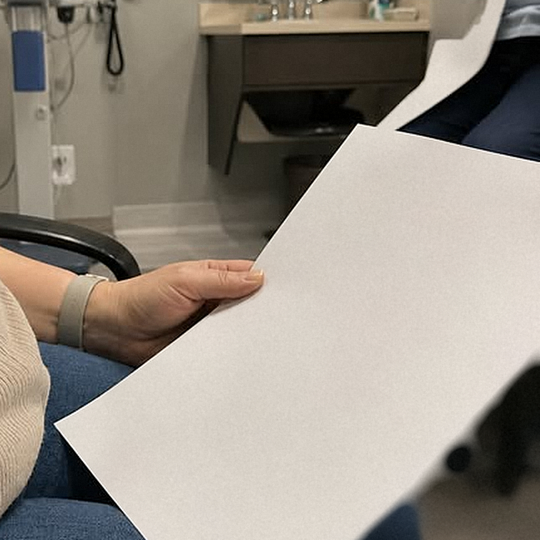
#> input picture marca/tof-ref01-escena.png, 1080 x 1080 px (shown at 1/2 size)
$ python componer-texto-escena.py ref01 marca/tof-ref01-escena.png out.png
#> lines starting #> are read from the running program, lines starting #| are printed output that depends on the picture; after the words box and inside, x2 and y2 are one past the last pixel; in counts of white or black regions, pixels touching at a corner belong together
"""Compone texto dentro de una escena (hoja, etiqueta, pantalla) con homografía.

Uso:
  python3 componer-texto-escena.py ref01 marca/tof-ref01-escena.png salida.png [--corners x1,y1,x2,y2,x3,y3,x4,y4]
                                   [--blur 0.8] [--blur-ramp x0,y0,x1,y1,s1] [--debug debug.png]

Las esquinas van en orden: arriba-izq, arriba-der, abajo-der, abajo-izq DE LA HOJA
(según cómo se lee el texto, no según la imagen). Sin --corners intenta detectar el
cuadrilátero claro más grande.

El texto se renderiza plano, se proyecta con cv2.warpPerspective y se mezcla
multiplicando por la luz de la propia hoja (sombras, gradientes). Solo se pinta
donde el píxel parece papel, así los dedos que tapan la hoja quedan encima.
"""
import argparse
import sys

import cv2
import numpy as np
from PIL import Image, ImageDraw, ImageFont

FONT_DIR = '/usr/share/fonts/truetype/liberation/'
F_REG = FONT_DIR + 'LiberationSans-Regular.ttf'
F_BOLD = FONT_DIR + 'LiberationSans-Bold.ttf'


def font(size, bold=False):
    return ImageFont.truetype(F_BOLD if bold else F_REG, size)


# ---------- layouts planos (RGBA, fondo transparente) ----------

def illegible_lines(d, rng, x0, y, x1, n, fill, h=14, gap=38, bullet=None):
    """Renglones de texto ilegible (bloques redondeados), como letra chica desenfocada."""
    for _ in range(n):
        x = x0
        if bullet:
            d.ellipse((x0, y, x0 + 12, y + 12), fill=bullet)
            x = x0 + 30
        lim = x1 - int(rng.integers(0, 220))
        while True:
            ww = int(rng.integers(25, 120))
            if x + ww > lim:
                break
            d.rounded_rectangle((x, y, x + ww, y + h), h // 2, fill=fill)
            x += ww + 12
        y += gap
    return y


def layout_ref01():
    """Hoja de resultados tamaño carta: 'Resultado: pre diabetes'.

    Acomodada a la foto de ref-01: la esquina superior derecha sale de cuadro, el
    pulgar tapa el margen izquierdo entre y≈720 y y≈1000 y la mitad de abajo se
    curva hacia la cámara. Por eso todo lo legible va arriba (y < 700) y abajo
    solo quedan renglones ilegibles.
    """
    W, H = 1275, 1650  # carta a 150 dpi
    img = Image.new('RGBA', (W, H), (0, 0, 0, 0))
    d = ImageDraw.Draw(img)
    ink = (38, 38, 42, 255)
    gray = (125, 125, 130, 255)
    light = (206, 206, 210, 255)
    red = (150, 22, 28, 255)
    m = 130
    rng = np.random.default_rng(7)

    # encabezado de laboratorio genérico
    d.text((m, 78), 'LABORATORIO CLÍNICO', font=font(28, True), fill=gray)
    d.text((m, 114), 'Reporte de resultados', font=font(22), fill=light)
    d.line((m, 158, W - m, 158), fill=light, width=3)

    # titular en rojo oscuro
    d.text((m, 222), 'Resultado: pre diabetes', font=font(68, True), fill=red)

    # indicaciones subrayadas
    y = 330
    t = 'Indicaciones: cuidar alimentación'
    f = font(42, True)
    d.text((m, y), t, font=f, fill=ink)
    w = d.textlength(t, font=f)
    d.line((m, y + 54, m + w, y + 54), fill=ink, width=4)

    # tabla "Tus resultados"
    y = 425
    d.text((m, y), 'Tus resultados', font=font(40, True), fill=ink)
    y += 58
    cols = [m, m + 520, m + 800]
    hf = font(27, True)
    for c, h in zip(cols, ['Estudio', 'Resultado', 'Referencia']):
        d.text((c, y), h, font=hf, fill=gray)
    y += 38
    d.line((m, y, W - m, y), fill=light, width=2)
    rf = font(38)
    rfb = font(42, True)
    rows = [('Glucosa en ayunas', '108 mg/dL', '70 – 99'),
            ('Hemoglobina glucosilada', '6.0 %', '< 5.7')]
    for est, res, ref in rows:
        y += 12
        d.text((cols[0], y), est, font=rf, fill=ink)
        d.text((cols[1], y), res, font=rfb, fill=red)
        d.text((cols[2], y), ref, font=rf, fill=ink)
        y += 56
        d.line((m, y, W - m, y), fill=light, width=2)

    # texto ilegible más abajo (como en la referencia)
    y = 750
    d.rounded_rectangle((m, y, m + 200, y + 12), 6, fill=gray)
    y = illegible_lines(d, rng, m, y + 36, W - m, 5, light, h=7, gap=27)
    y += 34
    d.rounded_rectangle((m, y, m + 240, y + 12), 6, fill=gray)
    y = illegible_lines(d, rng, m, y + 36, W - m, 6, light, h=7, gap=27)
    y += 34
    d.rounded_rectangle((m, y, m + 180, y + 12), 6, fill=gray)
    illegible_lines(d, rng, m, y + 36, W - m, 4, light, h=7, gap=27)
    illegible_lines(d, rng, m, H - 150, W - m - 300, 2, light, h=7, gap=22)
    return img


LAYOUTS = {'ref01': layout_ref01}


# ---------- geometría ----------

def order_corners(pts):
    pts = np.array(pts, dtype=np.float32).reshape(4, 2)
    s = pts.sum(1)
    diff = np.diff(pts, axis=1).ravel()
    return np.array([pts[np.argmin(s)], pts[np.argmin(diff)],
                     pts[np.argmax(s)], pts[np.argmax(diff)]], dtype=np.float32)


def detect_sheet(bgr):
    hsv = cv2.cvtColor(bgr, cv2.COLOR_BGR2HSV)
    v, s = hsv[..., 2], hsv[..., 1]
    mask = ((v > np.percentile(v, 80)) & (s < 45)).astype(np.uint8) * 255
    mask = cv2.morphologyEx(mask, cv2.MORPH_CLOSE, np.ones((15, 15), np.uint8))
    cnts, _ = cv2.findContours(mask, cv2.RETR_EXTERNAL, cv2.CHAIN_APPROX_SIMPLE)
    if not cnts:
        sys.exit('No encontré la hoja; pásame --corners.')
    c = max(cnts, key=cv2.contourArea)
    hull = cv2.convexHull(c)
    peri = cv2.arcLength(hull, True)
    for eps in np.linspace(0.01, 0.08, 30):
        approx = cv2.approxPolyDP(hull, eps * peri, True)
        if len(approx) == 4:
            return order_corners(approx)
    rect = cv2.boxPoints(cv2.minAreaRect(c))
    return order_corners(rect)


# ---------- composición ----------

def blur_map(H, W, s0, ramp):
    """Sigma por píxel: s0 en (x0,y0) y s1 en (x1,y1), lineal entre ambos (profundidad de campo)."""
    if not ramp:
        return np.full((H, W), s0, np.float32)
    x0, y0, x1, y1, s1 = ramp
    yy, xx = np.mgrid[0:H, 0:W].astype(np.float32)
    dx, dy = x1 - x0, y1 - y0
    t = np.clip(((xx - x0) * dx + (yy - y0) * dy) / (dx * dx + dy * dy), 0, 1)
    return s0 + (s1 - s0) * t


def varying_blur(img, sig):
    """Desenfoque gaussiano con sigma variable: interpola entre varios niveles."""
    levels = np.linspace(sig.min(), sig.max(), 6) if sig.max() > sig.min() else [sig.min()]
    stack = [cv2.GaussianBlur(img, (0, 0), float(l)) if l > 0 else img for l in levels]
    if len(stack) == 1:
        return stack[0]
    pos = (sig - levels[0]) / (levels[1] - levels[0])
    i0 = np.clip(np.floor(pos).astype(int), 0, len(levels) - 2)
    f = pos - i0
    st = np.stack(stack)
    rows, cols = np.indices(sig.shape)
    lo, hi = st[i0, rows, cols], st[i0 + 1, rows, cols]
    if img.ndim == 3:
        f = f[..., None]
    return lo * (1 - f) + hi * f


def compose(scene_path, out_path, layout, corners, blur, debug_path=None, ramp=None):
    bgr = cv2.imread(scene_path)
    if bgr is None:
        sys.exit(f'No pude leer {scene_path}')
    if bgr.shape[:2] != (1080, 1080):
        bgr = cv2.resize(bgr, (1080, 1080), interpolation=cv2.INTER_AREA)
    H, W = bgr.shape[:2]
    scene = bgr.astype(np.float32) / 255.0

    flat = np.array(LAYOUTS[layout]())  # RGBA
    fh, fw = flat.shape[:2]
    src = np.float32([[0, 0], [fw, 0], [fw, fh], [0, fh]])
    dst = corners if corners is not None else detect_sheet(bgr)
    M = cv2.getPerspectiveTransform(src, dst)

    rgb = cv2.warpPerspective(flat[..., :3], M, (W, H), flags=cv2.INTER_AREA)
    alpha = cv2.warpPerspective(flat[..., 3], M, (W, H), flags=cv2.INTER_AREA)
    ink = rgb[..., ::-1].astype(np.float32) / 255.0
    a = alpha.astype(np.float32) / 255.0

    # máscara de papel dentro del cuadrilátero (los dedos quedan fuera)
    quad = np.zeros((H, W), np.uint8)
    cv2.fillConvexPoly(quad, dst.astype(np.int32), 255)
    hsv = cv2.cvtColor(bgr, cv2.COLOR_BGR2HSV)
    inside = quad > 0
    vq = hsv[..., 2][inside]
    paper = (hsv[..., 2] > np.percentile(vq, 12) * 0.9) & (hsv[..., 1] < 60) & inside
    paper = cv2.morphologyEx(paper.astype(np.uint8) * 255, cv2.MORPH_OPEN, np.ones((3, 3), np.uint8))
    paper = cv2.GaussianBlur(paper, (0, 0), 1.2).astype(np.float32) / 255.0

    # tinta = color del papel en la escena * color de tinta (multiplicar): hereda luz y sombras
    paper_col = cv2.GaussianBlur(scene, (0, 0), 4)
    inked = paper_col * ink
    a = a * paper
    sig = blur_map(H, W, blur, ramp)
    a = varying_blur(a, sig)
    inked = varying_blur(inked, sig)
    a = (a * 0.93)[..., None]  # tinta de impresora, nunca 100 % opaca
    out = scene * (1 - a) + inked * a

    # grano uniforme en toda la foto para que la zona compuesta no destaque
    rng = np.random.default_rng(3)
    noise = rng.normal(0, 0.012, (H, W, 1)).astype(np.float32)
    out = np.clip(out + noise, 0, 1)

    cv2.imwrite(out_path, (out * 255).round().astype(np.uint8))
    if debug_path:
        dbg = bgr.copy()
        cv2.polylines(dbg, [dst.astype(np.int32)], True, (0, 0, 255), 2)
        for i, p in enumerate(dst):
            cv2.putText(dbg, str(i), tuple(int(v) for v in p), cv2.FONT_HERSHEY_SIMPLEX, 1, (0, 0, 255), 2)
        cv2.imwrite(debug_path, dbg)
    print('Esquinas:', ','.join(f'{v:.0f}' for v in dst.ravel()))


def main():
    ap = argparse.ArgumentParser()
    ap.add_argument('layout', choices=LAYOUTS)
    ap.add_argument('scene')
    ap.add_argument('out')
    ap.add_argument('--corners')
    ap.add_argument('--blur', type=float, default=0.8)
    ap.add_argument('--blur-ramp', help='x0,y0,x1,y1,s1: el desenfoque sube de --blur en (x0,y0) a s1 en (x1,y1)')
    ap.add_argument('--debug')
    ap.add_argument('--flat', help='solo guarda el layout plano en esta ruta')
    args = ap.parse_args()
    if args.flat:
        LAYOUTS[args.layout]().save(args.flat)
        return
    corners = None
    if args.corners:
        corners = np.float32([float(v) for v in args.corners.split(',')]).reshape(4, 2)
    ramp = [float(v) for v in args.blur_ramp.split(',')] if args.blur_ramp else None
    compose(args.scene, args.out, args.layout, corners, args.blur, args.debug, ramp)
#> in compose, bgr is the input picture: shape (1080, 1080, 3); mean B, G, R 131.7, 141.7, 149.3
#> in layout_ref01, `img = Image.new('RGBA', (W, H), (0, 0, 0, 0))`: img: PIL image 1275x1650 RGBA; every value is 0
#> in layout_ref01, `w = d.textlength(t, font=f)`: w = 674.6
#> after the loop in layout_ref01, `for est, res, ref in rows:`: y = 657
#> in layout_ref01, `y = illegible_lines(d, rng, m, y + 36, W - m, 5, light, h=7, gap=27)`: y = 921
#> in layout_ref01, `y += 34`: y = 955
#> in layout_ref01, `y = illegible_lines(d, rng, m, y + 36, W - m, 6, light, h=7, gap=27)`: y = 1153
#> in layout_ref01, `y += 34`: y = 1187
#> in compose, `flat = np.array(LAYOUTS[layout]())`:
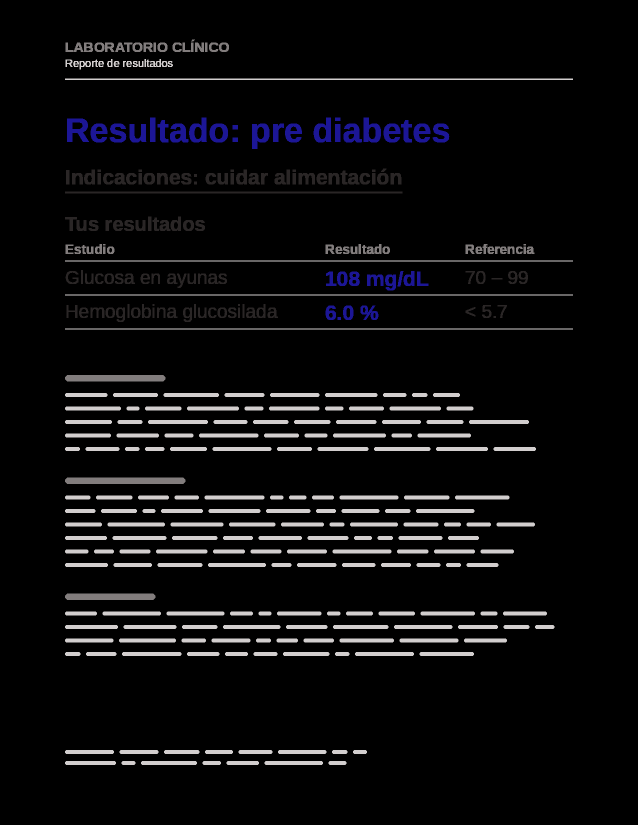
#> flat: shape (1650, 1275, 4) (shown at 1/2 size); mean of channels 0, 1, 2, 3 13.7, 12.4, 12.7, 19.7; drawn as B, G, R
#> in detect_sheet, `hsv = cv2.cvtColor(bgr, cv2.COLOR_BGR2HSV)`: hsv: shape (1080, 1080, 3); mean H, S, V 26.6, 49.4, 151.3
#> in detect_sheet, `v, s = hsv[..., 2], hsv[..., 1]`:
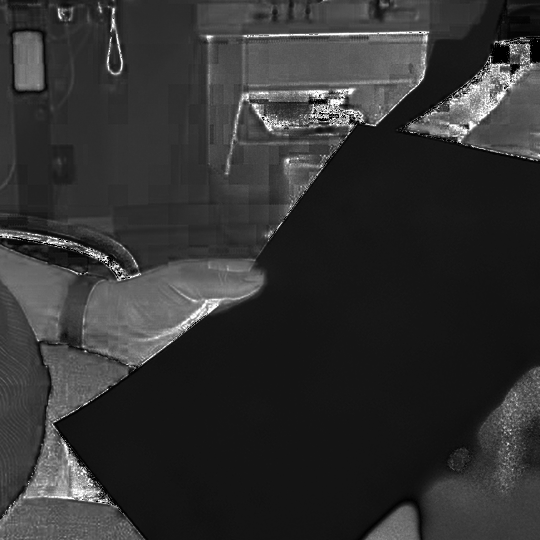
#> s: shape (1080, 1080) (shown at 1/2 size); min 0, max 255, mean 49.4
#> in detect_sheet, `mask = ((v > np.percentile(v, 80)) & (s < 45)).astype(np.uint8) * 255`:
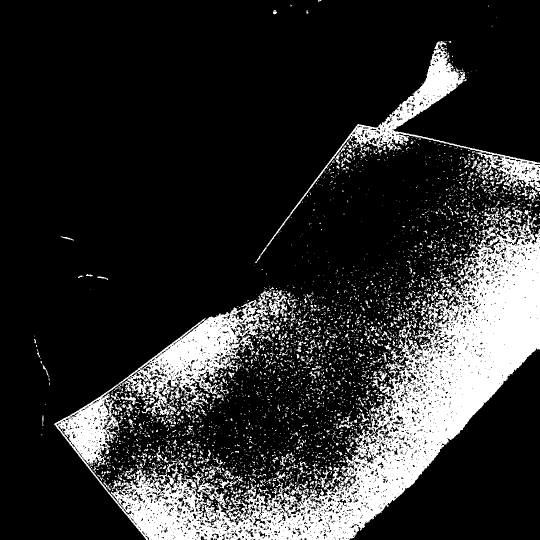
#> mask: shape (1080, 1080) (shown at 1/2 size); 18% white; 3771 white regions (3383 under 20 px), largest, box (x1, y1, x2, y2) and area: (108, 420, 1080, 1080) 159880, (510, 82, 1080, 526) 17057, (537, 581, 576, 640) 926
#> in detect_sheet, `mask = cv2.morphologyEx(mask, cv2.MORPH_CLOSE, np.ones((15, 15), np.ui..`:
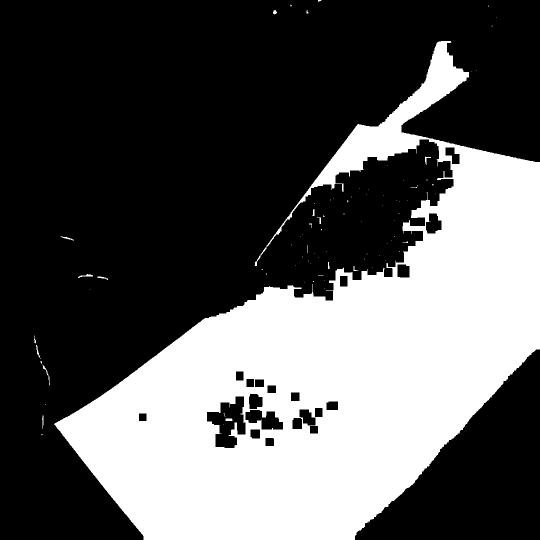
#> mask: shape (1080, 1080) (shown at 1/2 size); 35.7% white; 86 white regions (71 under 20 px)
#> in detect_sheet, `cnts, _ = cv2.findContours(mask, cv2.RETR_EXTERNAL, cv2.CHAIN_APPROX_S..`: cnts = 83 contours, 72 with area under 20; largest, box (x1, y1, x2, y2) and area: (108, 82, 1080, 1080) 426490, (156, 548, 186, 556) 59, (85, 729, 100, 771) 40, (121, 473, 148, 481) 37, (546, 20, 554, 29) 36
#> in detect_sheet, `c = max(cnts, key=cv2.contourArea)`: c = contour of 1536 points, box (x1, y1, x2, y2) (108, 82, 1080, 1080), area 426490
#> in detect_sheet, `hull = cv2.convexHull(c)`: hull = contour of 13 points, box (x1, y1, x2, y2) (108, 82, 1080, 1080), area 562480
#> in detect_sheet, `peri = cv2.arcLength(hull, True)`: peri = 3028.8
#> the loop in detect_sheet, `for eps in np.linspace(0.01, 0.08, 30):` made 22 passes
#> (pts in order_corners, s in order_corners, diff in order_corners) on pass 22: ([[901, 82], [1079, 698], [287, 1079], [108, 848]], [983, 1777, 1366, 956], [-819, -381, 792, 740])
#> in compose, `dst = corners if corners is not None else detect_sheet(bgr)`: dst = [[108, 848], [901, 82], [1079, 698], [287, 1079]]
#> in compose, `M = cv2.getPerspectiveTransform(src, dst)`: M = [[0.235, 0.13, 108], [-0.636, 0.221, 848], [-0.00043, 7.54e-05, 1]]
#> in compose, `alpha = cv2.warpPerspective(flat[..., 3], M, (W, H), flags=cv2.INTER_A..`:
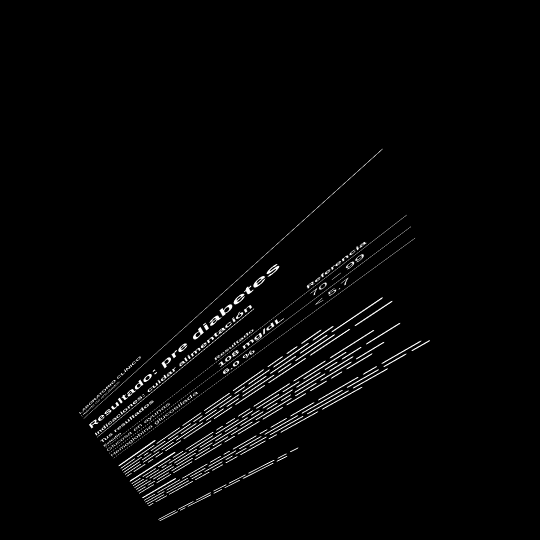
#> alpha: shape (1080, 1080) (shown at 1/2 size); min 0, max 255, mean 5.3
#> in compose, `cv2.fillConvexPoly(quad, dst.astype(np.int32), 255)`: quad: shape (1080, 1080); 37.7% white; 1 white region, box (x1, y1, x2, y2) and area: (108, 82, 1080, 1080) 439211
#> in compose, `paper = (hsv[..., 2] > np.percentile(vq, 12) * 0.9) & (hsv[..., 1] < 6..`: paper: shape (1080, 1080) bool; 33.8% white; 2 white regions (1 under 20 px), largest, box (x1, y1, x2, y2) and area: (108, 82, 1080, 1078) 394805
#> in compose, `paper = cv2.morphologyEx(paper.astype(np.uint8) * 255, cv2.MORPH_OPEN,..`: paper: shape (1080, 1080); 33.8% white; 1 white region, box (x1, y1, x2, y2) and area: (109, 84, 1079, 1077) 394784
#> in compose, `paper_col = cv2.GaussianBlur(scene, (0, 0), 4)`:
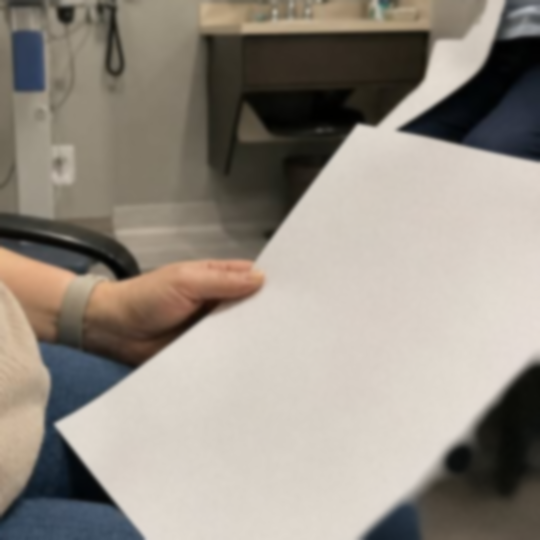
#> paper_col: shape (1080, 1080, 3) float32 (shown at 1/2 size); mean B, G, R 0.517, 0.555, 0.587
#> in varying_blur, `levels = np.linspace(sig.min(), sig.max(), 6) if sig.max() > sig.min()..`: levels = [0.8]
#> in varying_blur, `stack = [cv2.GaussianBlur(img, (0, 0), float(l)) if l > 0 else img for..`: stack = 1 item
#> in compose, `out = scene * (1 - a) + inked * a`:
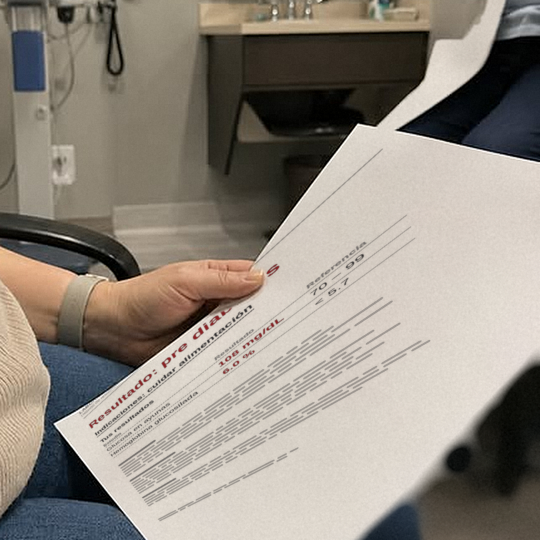
#> out: shape (1080, 1080, 3) float32 (shown at 1/2 size); mean B, G, R 0.507, 0.545, 0.576
#| Esquinas: 108,848,901,82,1079,698,287,1079


if __name__ == '__main__':
    main()
